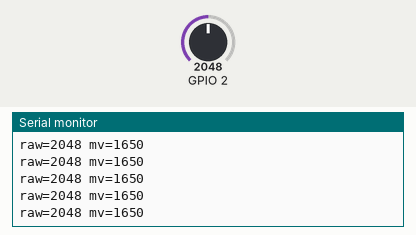
Recording of a sketch running on a simulated ESP32. Parts: the last lines printed to the serial monitor. The inputs (shaded band) are chosen by the test bench; at power-on: GPIO 2 = 2048.

Above: at 1.2 s.
1.3 s: GPIO 2 set to 2866
At 1.68 s:
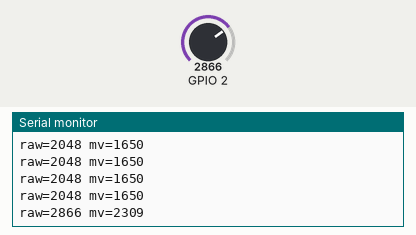
2.8 s: GPIO 2 set to 3603
At 2.93 s:
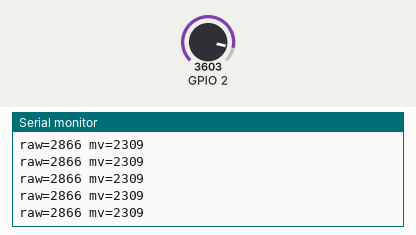
Timing chart, 0 to 5.8 s (numbered marks = the images above; inputs shaded):
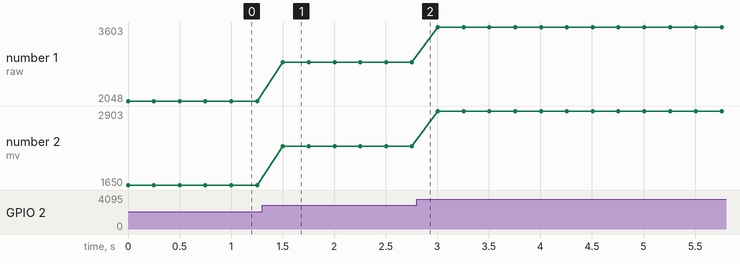

The sketch:

c3-pot.ino
```cpp
void setup() { Serial.begin(115200); }
void loop() { Serial.printf("raw=%d mv=%d\n", analogRead(2), analogReadMilliVolts(2)); delay(250); }
```

Measured:
- after the input at 1.3 s, the serial monitor: prints a new line after 0.20 s (image 1)
- plotted number 1: 2048 → 2866 after the input at 1.3 s, 2866 → 3603 after the input at 2.8 s
- plotted number 2: 1650 → 2309 after the input at 1.3 s, 2309 → 2903 after the input at 2.8 s
